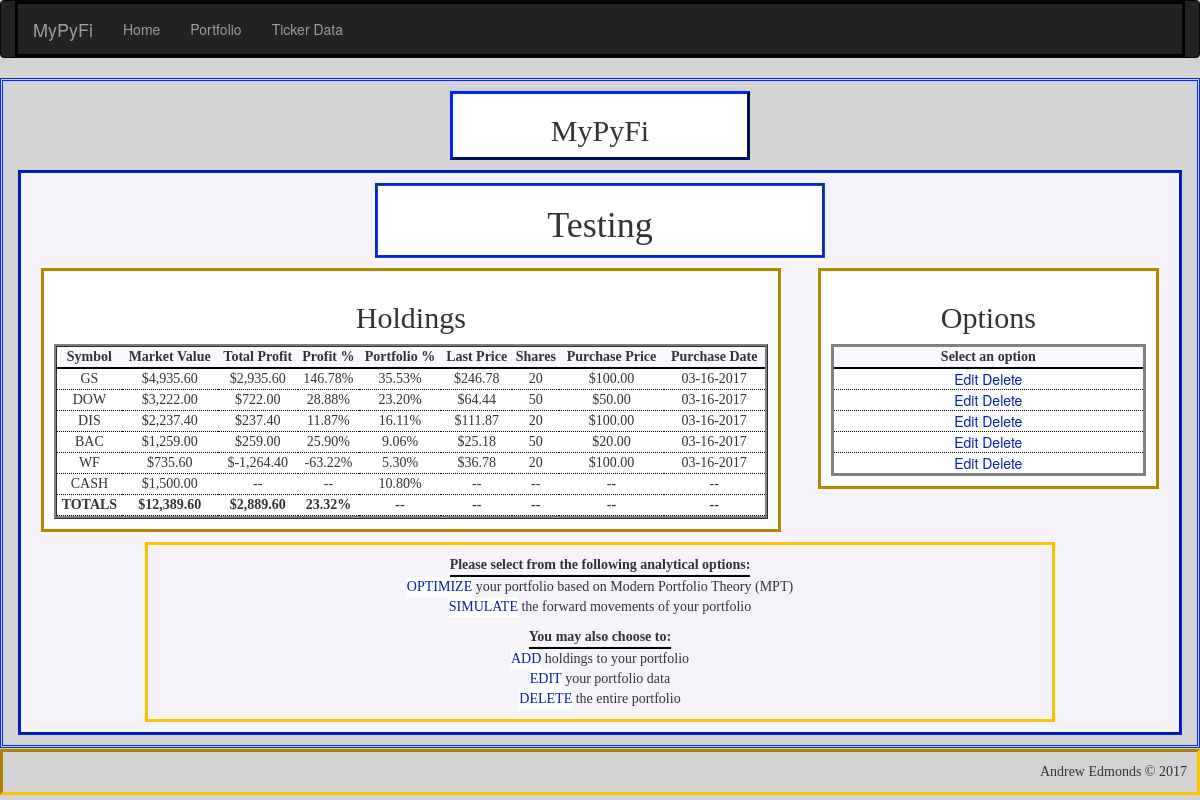
Screenshot of /portfolio/Testing with the database file from the repository.
### app/models.py (models this page shows, shortened)
class Portfolio(db.Model):
    __tablename__ = 'portfolios'
    id = db.Column(db.Integer, primary_key=True, autoincrement=True)
    name = db.Column(db.String(25), unique=True)    # name of portfolio
    cash = db.Column(db.Float)                      # cash holdings within portfolio
    market_value = db.Column(db.Float)              # market value of all holdings + cash
    total_profit = db.Column(db.Float)              # total profits of all holdings
    invested = db.Column(db.Float)                  # total amount invested into holdings - excludes cash holding
    profit_percent = db.Column(db.Float)            # percent return on current amount invested - excludes cash holding
    num_holdings = db.Column(db.Integer)            # total number of holdings in portfolio - excludes cash holding
    holdings = db.relationship('Holding', backref='portfolio', lazy='dynamic')

class Holding(db.Model):
    __tablename__ = 'holdings'
    id = db.Column(db.Integer, primary_key=True, autoincrement=True)
    symbol = db.Column(db.String(6))            # stock symbol
    shares = db.Column(db.Integer)              # number of shares held
    market_value = db.Column(db.Float)          # market value of holding
    purch_date = db.Column(db.Date)             # date holding was purchased
    purch_price = db.Column(db.Float)           # share price on purchase date
    last_price = db.Column(db.Float)            # most recent price from pandas_dataframe module
    total_profit = db.Column(db.Float)          # total profits of holding ($)
    profit_percent = db.Column(db.Float)        # percent profit based on initial amount invested
    portfolio_percent = db.Column(db.Float)     # percent holding makes up of overall portfolio
    last_updated = db.Column(db.String)         # date holding's last_price attribute was updated
    portfolio_id = db.Column(db.Integer, db.ForeignKey('portfolios.id'))

### app/main/views.py (the view)
@main.route('/portfolio/<name>', methods=['GET', 'POST'])
def portfolio(name):
    portfolio = Portfolio.query.filter_by(name=name).first()
    if portfolio is None:
        abort(404)
    else:
        session['portfolio'] = str(portfolio.name)
    holding_data = portfolio.holdings.order_by(Holding.portfolio_percent.desc()).all()
    return render_template('portfolio/portfolio.html', name=name, holding_data=holding_data, cash=portfolio.cash)

### app/templates/portfolio/portfolio.html (shortened to what this page needs)
{% extends "base-detailed.html" %}
{% import "bootstrap/wtf.html" as wtf %}
{% block page_title %}
<h2>
    <center>MyPyFi</center>
</h2>
{% endblock %}
{% block main_title %}
<h1>{{ name }}</h1>
{% endblock %}
{% block main_focus %}
{% if not holding_data|count > 0 %}
<h1>
    <center>No Holdings Found!</center>
</h1>
<p>
<center>There are no holdings saved in the portfolio {{ name }}</center></p>
{% else %}
<h2>
    <center>Holdings</center>
</h2>
<table style="width:100%" id="portfolio_table">
    <tr>
        <th>
            <center>Symbol</center>
        </th>
        <th>
            <center>Market Value</center>
        </th>
        <th>
            <center>Total Profit</center>
        </th>
        <th>
            <center>Profit %</center>
        </th>
        <th>
            <center>Portfolio %</center>
        </th>
        <th>
            <center>Last Price</center>
        </th>
        <th>
            <center>Shares</center>
        </th>
        <th>
            <center>Purchase Price</center>
        </th>
        <th>
            <center>Purchase Date</center>
        </th>
    </tr>
    {% for holding in holding_data %}
    <tr>
        <td>
            <center>{{ holding["symbol"] | upper }}</center>
        </td>
        <td>
            <center>{{ "${:,.2f}".format(holding["last_price"]*holding["shares"]) }}</center>
        </td>
        <td>
            <center>{{ "${:,.2f}".format(holding["total_profit"]) }}</center>
        </td>
        <td>
            <center>{{ "{0:.2f}%".format(holding["profit_percent"]*100) }}</center>
        </td>
        <td>
            <center>{{ "{0:.2f}%".format(holding["portfolio_percent"]*100) }}</center>
        </td>
        <td>
            <center>{{ "${:,.2f}".format(holding["last_price"]) }}</center>
        </td>
        <td>
            <center>{{ holding["shares"] }}</center>
        </td>
        <td>
            <center>{{ "${:,.2f}".format(holding["purch_price"]) }}</center>
        </td>
        <td>
            <center>{{ "{:%m-%d-%Y}".format(holding["purch_date"]) }}</center>
        </td>
    </tr>
    {% endfor %}
    <tr id="cash_row">
        <td>
            <center>CASH</center>
        </td>
        <td>
            <center>{{ "${:,.2f}".format(cash) }}</center>
        </td>
        <td>
            <center>--</center>
        </td>
        <td>
            <center>--
            </center>
        </td>
        <td>
            <center>{{
                "{0:.2f}%".format(100*cash/(holding_data|sum(attribute="market_value")+cash))
                }}
            </center>
        </td>
        <td>
            <center>--
            </center>
        </td>
        <td>
            <center>--
            </center>
        </td>
        <td>
            <center>--
            </center>
        </td>
        <td>
            <center>--
            </center>
        </td>
    </tr>
    <tr id="focus_total_row">
        <td>
            <center>TOTALS</center>
        </td>
        <td>
            <center>{{ "${:,.2f}".format(holding_data|sum(attribute="market_value")) }}</center>
        </td>
        <td>
            <center>{{ "${:,.2f}".format(holding_data|sum(attribute="total_profit")) }}</center>
        </td>
        <td>
            <center>{{
                "{0:.2f}%".format(100*holding_data|sum(attribute="total_profit")/holding_data|sum(attribute="market_value"))
                }}
            </center>
        </td>
        <td>
            <center>--
            </center>
        </td>
        <td>
            <center>--
            </center>
        </td>
        <td>
            <center>--
            </center>
        </td>
        <td>
            <center>--
            </center>
        </td>
        <td>
            <center>--
            </center>
        </td>
    </tr>
</table>
{% endif %}
{% endblock %}
{% block main_options %}
{% if not holding_data|count > 0 %}
<h1>
    <center>No Holdings Found!</center>
</h1>
<p>
<center>There are no holdings saved in the portfolio {{ name }}</center></p>
{% else %}
<h2>
    <center>Options</center>
</h2>
<table style="width:100%" id="options_table">
    <tr>
        <th>
            <center>Select an option</center>
        </th>
    </tr>
    {% for holding in holding_data %}
    <tr>
        <td>
            <a class="button"
               href="{{ url_for('main.holding_edit', name=name, symbol=holding['symbol'], holding_id = holding['id'])}}">Edit</a>
            <a class="button"
               href="{{ url_for('main.holding_delete_ask', name=name, symbol=holding['symbol'], holding_id = holding['id'])}}">Delete</a>
        </td>
    </tr>
    {% endfor %}
</table>
{% endif %}
{% endblock %}
{% block verbage %}
<table style="width:100%" id="verbage_action_table">
    <tr>
        <th>
            <center>Please select from the following analytical options:</center>
        </th>
    </tr>
    <tr>
        <td>
            <a class="button" href="{{ url_for('main.portfolio_optimal_ask', name=name) }}">OPTIMIZE</a>
            your portfolio based on Modern Portfolio Theory (MPT)
        </td>
    </tr>
    <tr>
        <td>
            <a class="button" href="{{ url_for('main.portfolio_simulate_ask', name=name) }}">SIMULATE</a>
            the forward movements of your portfolio
        </td>
    </tr>
</table>
<table style="width:100%" id="verbage_edit_table">
    <tr>
        <th>
            <center>You may also choose to:</center>
        </th>
    </tr>
    <tr>
        <td>
            <a class="button" href="{{ url_for('main.holding_add', name=name) }}">ADD</a>
            holdings to your portfolio
        </td>
    </tr>
    <tr>
        <td>
            <a class="button" href="{{ url_for('main.portfolio_edit', name=name) }}">EDIT</a>
            your portfolio data
        </td>
    </tr>
    <tr>
        <td>
            <a class="button" href="{{ url_for('main.portfolio_delete_ask', name=name) }}">DELETE</a> the entire
            portfolio
        </td>
    </tr>
</table>
{% endblock %}

### app/static/css/style_main.css (style rules this page uses)
body { background-color: lightgray; }
#main h2 { font-family: "Palatino Linotype"; }
#main th { font-family: "Bitstream Vera Sans Mono"; border-bottom: 2pt solid black; }
#portfolio_table { border-collapse: separate; border-style: ridge; background-color: #F4F1F7; }
#main-focus th { background-color: ghostwhite; }
#main-focus td { font-family: "Felix Titling"; border-bottom: 1pt dotted black; background-color: white; }
#focus_total_row { font-weight: bold; }
#options_table { text-align: center; border-style: solid; background-color: #F4F1F7; }
#main-options th { background-color: ghostwhite; }
#main-options td { font-family: Verdana, "Helvetica Neue", Arial, Helvetica, Geneva, sans-serif; border-bottom: 1pt dotted black; background-color: white; }
#verbage th { display: inline-block; }
.button { background-color: white; color: #001BB2; border: thin; text-align: center; text-decoration: none; display: inline-block; cursor: pointer; }

### rows the page displays
Portfolio: name "Testing", cash "$1,500.00"
Holding: symbol "GS", holding['last_price']*holding['shares'] "$4,935.60", total_profit "$2,935.60", holding['profit_percent']*100 "146.78%", holding['portfolio_percent']*100 "35.53%", last_price "$246.78", shares "20", purch_price "$100.00", purch_date "03-16-2017"
Holding: symbol "DOW", holding['last_price']*holding['shares'] "$3,222.00", total_profit "$722.00", holding['profit_percent']*100 "28.88%", holding['portfolio_percent']*100 "23.20%", last_price "$64.44", shares "50", purch_price "$50.00", purch_date "03-16-2017"
Holding: symbol "DIS", holding['last_price']*holding['shares'] "$2,237.40", total_profit "$237.40", holding['profit_percent']*100 "11.87%", holding['portfolio_percent']*100 "16.11%", last_price "$111.87", shares "20", purch_price "$100.00", purch_date "03-16-2017"
Holding: symbol "BAC", holding['last_price']*holding['shares'] "$1,259.00", total_profit "$259.00", holding['profit_percent']*100 "25.90%", holding['portfolio_percent']*100 "9.06%", last_price "$25.18", shares "50", purch_price "$20.00", purch_date "03-16-2017"
Holding: symbol "WF", holding['last_price']*holding['shares'] "$735.60", total_profit "$-1,264.40", holding['profit_percent']*100 "-63.22%", holding['portfolio_percent']*100 "5.30%", last_price "$36.78", shares "20", purch_price "$100.00", purch_date "03-16-2017"

### other values shown
{{ "${:,.2f}".format(holding_data|sum(attribute="market_value")) }} "$12,389.60"
{{ "${:,.2f}".format(holding_data|sum(attribute="total_profit")) }} "$2,889.60"
